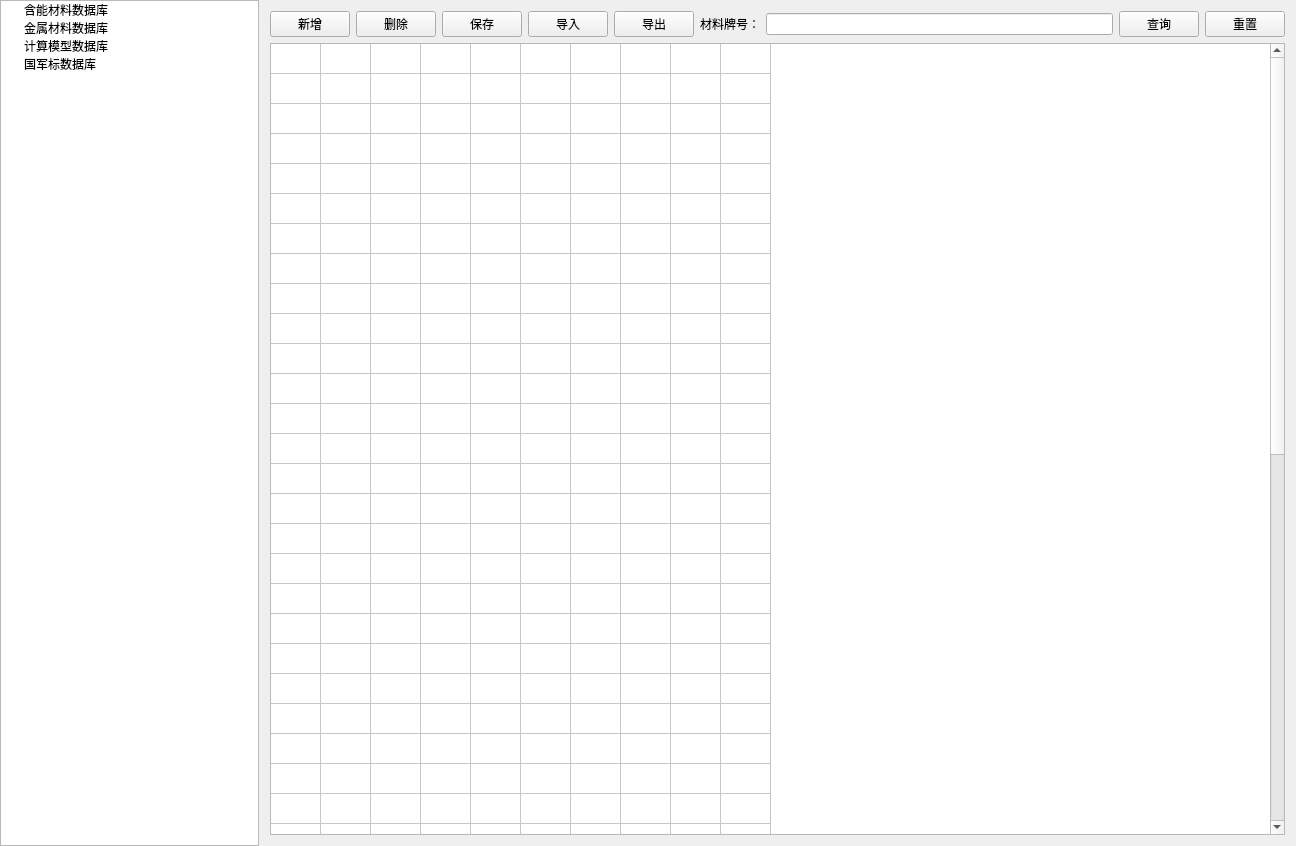
<?xml version="1.0" encoding="UTF-8"?>
<ui version="4.0">
 <class>DatabaseWidgetClass</class>
 <widget class="QWidget" name="DatabaseWidgetClass">
  <property name="geometry">
   <rect>
    <x>0</x>
    <y>0</y>
    <width>1296</width>
    <height>846</height>
   </rect>
  </property>
  <property name="windowTitle">
   <string>DatabaseWidget</string>
  </property>
  <layout class="QVBoxLayout" name="verticalLayout_4">
   <property name="leftMargin">
    <number>0</number>
   </property>
   <property name="topMargin">
    <number>0</number>
   </property>
   <property name="rightMargin">
    <number>0</number>
   </property>
   <property name="bottomMargin">
    <number>0</number>
   </property>
   <item>
    <layout class="QHBoxLayout" name="horizontalLayout" stretch="2,8">
     <property name="spacing">
      <number>0</number>
     </property>
     <item>
      <widget class="QWidget" name="widget_1" native="true">
       <property name="styleSheet">
        <string notr="true"/>
       </property>
       <layout class="QVBoxLayout" name="verticalLayout_2">
        <property name="spacing">
         <number>0</number>
        </property>
        <property name="leftMargin">
         <number>0</number>
        </property>
        <property name="topMargin">
         <number>0</number>
        </property>
        <property name="rightMargin">
         <number>0</number>
        </property>
        <property name="bottomMargin">
         <number>0</number>
        </property>
        <item>
         <layout class="QVBoxLayout" name="verticalLayout">
          <property name="spacing">
           <number>0</number>
          </property>
          <item>
           <widget class="QTreeWidget" name="treeWidget">
            <attribute name="headerVisible">
             <bool>false</bool>
            </attribute>
            <column>
             <property name="text">
              <string>1</string>
             </property>
            </column>
            <item>
             <property name="text">
              <string>含能材料数据库</string>
             </property>
            </item>
            <item>
             <property name="text">
              <string>金属材料数据库</string>
             </property>
            </item>
            <item>
             <property name="text">
              <string>计算模型数据库</string>
             </property>
            </item>
            <item>
             <property name="text">
              <string>国军标数据库</string>
             </property>
            </item>
           </widget>
          </item>
         </layout>
        </item>
       </layout>
      </widget>
     </item>
     <item>
      <widget class="QWidget" name="widget_2" native="true">
       <property name="styleSheet">
        <string notr="true"/>
       </property>
       <layout class="QVBoxLayout" name="verticalLayout_5">
        <item>
         <layout class="QVBoxLayout" name="verticalLayout_3">
          <item>
           <layout class="QHBoxLayout" name="horizontalLayout_2">
            <item>
             <widget class="QPushButton" name="addBtn">
              <property name="text">
               <string>新增</string>
              </property>
             </widget>
            </item>
            <item>
             <widget class="QPushButton" name="removeBtn">
              <property name="text">
               <string>删除</string>
              </property>
             </widget>
            </item>
            <item>
             <widget class="QPushButton" name="saveBtn">
              <property name="text">
               <string>保存</string>
              </property>
             </widget>
            </item>
            <item>
             <widget class="QPushButton" name="importBtn">
              <property name="text">
               <string>导入</string>
              </property>
             </widget>
            </item>
            <item>
             <widget class="QPushButton" name="exportBtn">
              <property name="text">
               <string>导出</string>
              </property>
             </widget>
            </item>
            <item>
             <widget class="QLabel" name="queryTitle">
              <property name="text">
               <string>材料牌号：</string>
              </property>
             </widget>
            </item>
            <item>
             <widget class="QLineEdit" name="queryName"/>
            </item>
            <item>
             <widget class="QPushButton" name="queryBtn">
              <property name="text">
               <string>查询</string>
              </property>
             </widget>
            </item>
            <item>
             <widget class="QPushButton" name="resetBtn">
              <property name="text">
               <string>重置</string>
              </property>
             </widget>
            </item>
           </layout>
          </item>
          <item>
           <widget class="QTableWidget" name="tableWidget">
            <property name="showGrid">
             <bool>true</bool>
            </property>
            <property name="wordWrap">
             <bool>true</bool>
            </property>
            <property name="cornerButtonEnabled">
             <bool>true</bool>
            </property>
            <property name="rowCount">
             <number>50</number>
            </property>
            <property name="columnCount">
             <number>10</number>
            </property>
            <attribute name="horizontalHeaderVisible">
             <bool>false</bool>
            </attribute>
            <attribute name="horizontalHeaderDefaultSectionSize">
             <number>50</number>
            </attribute>
            <attribute name="horizontalHeaderHighlightSections">
             <bool>true</bool>
            </attribute>
            <attribute name="verticalHeaderVisible">
             <bool>false</bool>
            </attribute>
            <row/>
            <row/>
            <row/>
            <row/>
            <row/>
            <row/>
            <row/>
            <row/>
            <row/>
            <row/>
            <row/>
            <row/>
            <row/>
            <row/>
            <row/>
            <row/>
            <row/>
            <row/>
            <row/>
            <row/>
            <row/>
            <row/>
            <row/>
            <row/>
            <row/>
            <row/>
            <row/>
            <row/>
            <row/>
            <row/>
            <row/>
            <row/>
            <row/>
            <row/>
            <row/>
            <row/>
            <row/>
            <row/>
            <row/>
            <row/>
            <row/>
            <row/>
            <row/>
            <row/>
            <row/>
            <row/>
            <row/>
            <row/>
            <row/>
            <row/>
            <column/>
            <column/>
            <column/>
            <column/>
            <column/>
            <column/>
            <column/>
            <column/>
            <column/>
            <column/>
           </widget>
          </item>
         </layout>
        </item>
       </layout>
      </widget>
     </item>
    </layout>
   </item>
  </layout>
 </widget>
 <layoutdefault spacing="6" margin="11"/>
 <resources/>
 <connections/>
</ui>
